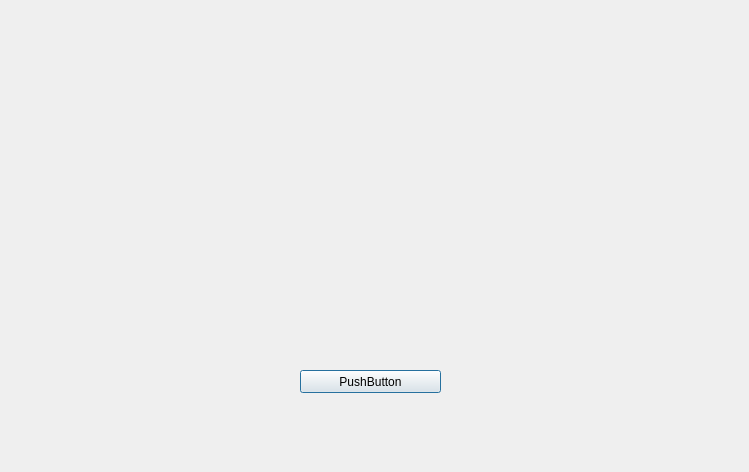
<?xml version="1.0" encoding="UTF-8"?>
<ui version="4.0">
 <class>Dialog2</class>
 <widget class="QDialog" name="Dialog2">
  <property name="geometry">
   <rect>
    <x>0</x>
    <y>0</y>
    <width>749</width>
    <height>472</height>
   </rect>
  </property>
  <property name="windowTitle">
   <string>Dialog</string>
  </property>
  <widget class="QPushButton" name="pushButton">
   <property name="geometry">
    <rect>
     <x>300</x>
     <y>370</y>
     <width>141</width>
     <height>23</height>
    </rect>
   </property>
   <property name="text">
    <string>PushButton</string>
   </property>
  </widget>
 </widget>
 <resources/>
 <connections/>
</ui>
